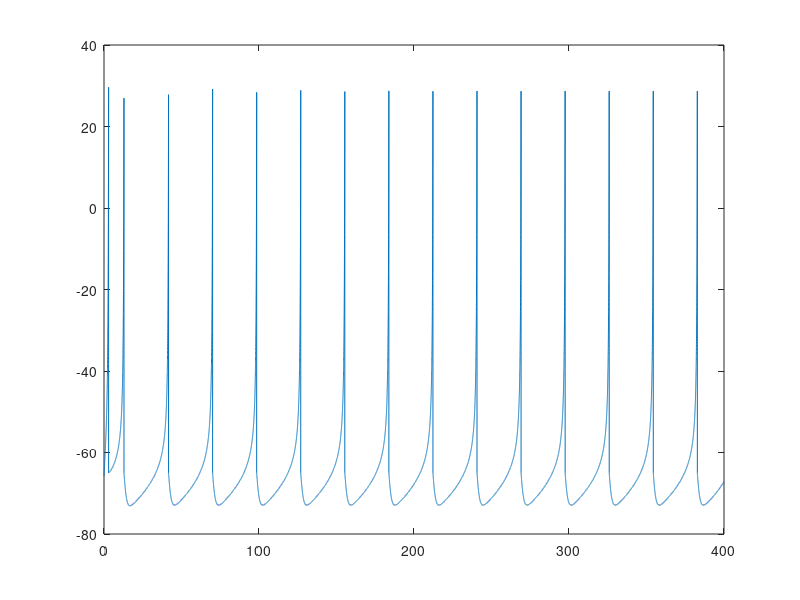
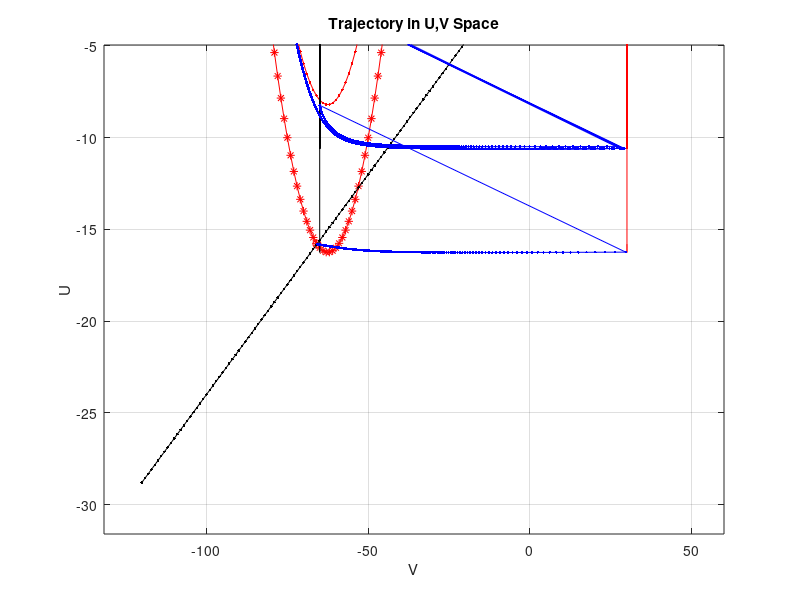
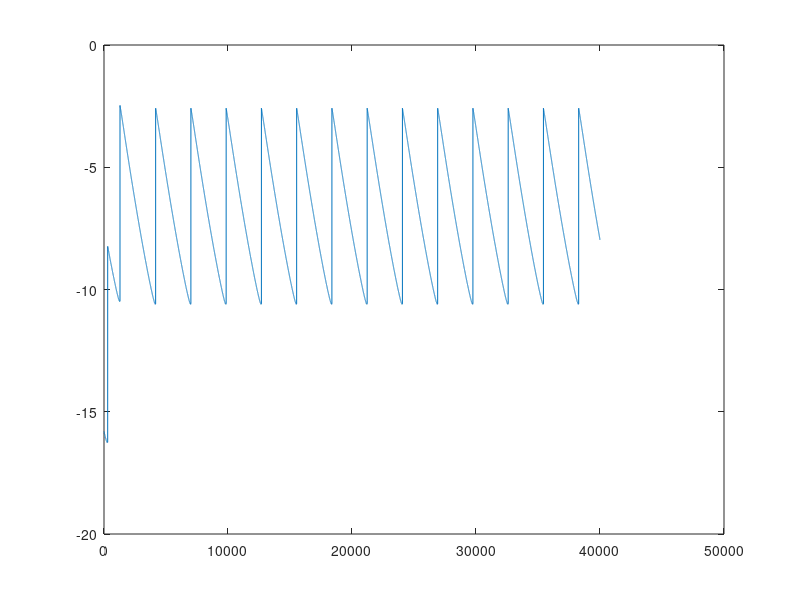
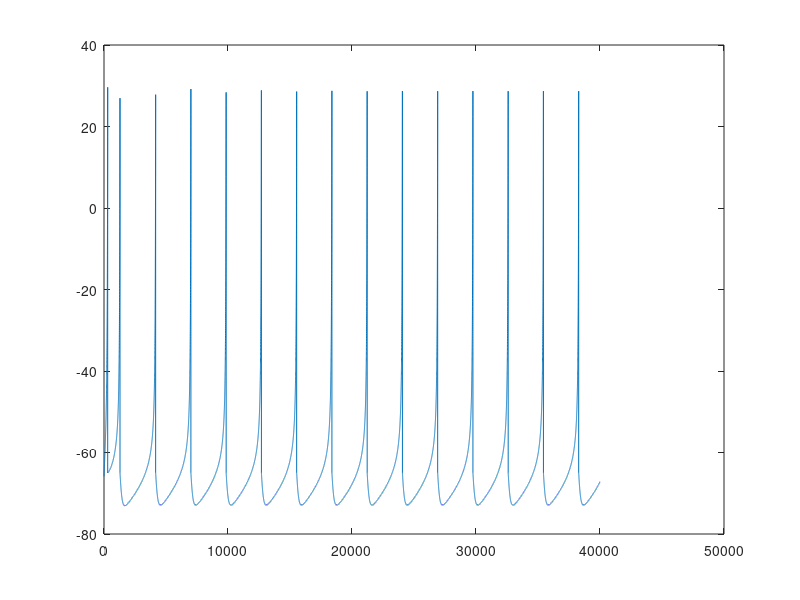

The MATLAB source for these figures, in order:
%izhikevich paper - neuron code
clear all; close all;
nI=5; %I/I_crit;
% v' equation  parameters for Izhikevich
p=0.04;
q=5;
r=140;

% u' parameters
a=0.02; 
b=0.24; 
% reset parameter
c=-65;
d=8;
% c=-50;
% d=2;
Vt=30; 

N=1; %number of current levels

%finding parabola origin
v1=(-q+sqrt(q.^2-4*p*r))./2/p;
v2=(-q-sqrt(q.^2-4*p*r))./2/p;
v0=0.5*(v1+v2); % origin of v'
u0=p.*v0.^2+q.*v0+r; % origin of v'

%steady state
v_steady=(-q+b-sqrt((q-b).^2-4*p*r))./2/p;
u_steady=p.*v_steady.^2+q.*v_steady+r;


%slope match point 
v_match=(b-q)./(2*p); % v_match is where u'is tangent to v' line
I_crit=v_match.*b-(p.*v_match.^2+q.*v_match+r); % critical current is offset of U at v_match for u'and v' lines

% define the (u,v) space
v=[-120:1:50];
u=[u0:1:5];
[UU,VV]=meshgrid(u,v);

% calculating time evolution
T=400000e-3; % total time
del_T=0.01; % discretization
t=[0:del_T:T]; % vector


% use steady state to initialze I, U and V
V=v_steady.*ones(N,length(t)); % initializing the matrix
U=u_steady.*ones(N,length(t));% initializing the matrix
I=nI.*I_crit*ones(N,length(t)); %linearly increasing current above threshold

% generating 3D

for count=1:length(t)-1
    % 4th order RK method for coupled ODE
    k1= p.*(V(:,count)).^2+q.*(V(:,count))+r-U(:,count)+I(:,count);
    l1= a*(b*(V(:,count)-U(:,count)));

    k2= p.*(V(:,count)+del_T*k1./2).^2+q.*(V(:,count)+del_T*k1./2)+r-U(:,count)-+del_T*l1./2+I(:,count);
    l2= a*(b*(V(:,count)+del_T*k1./2-U(:,count)-+del_T*l1./2));

    k3= p.*(V(:,count)+del_T*k2./2).^2+q.*(V(:,count)+del_T*k2./2)+r-U(:,count)-+del_T*l2./2+I(:,count);
    l3= a*(b*(V(:,count)+del_T*k2./2-U(:,count)-+del_T*l2./2));
   
    k4= p.*(V(:,count)+del_T*k3).^2+q.*(V(:,count)+del_T*k3)+r-U(:,count)-+del_T*l3+I(:,count);
    l4= a*(b*(V(:,count)+del_T*k3-U(:,count)-+del_T*l3));

    V(:,count+1)=V(:,count)+(del_T/6)*(k1+2*k2+2*k3+k4);
    U(:,count+1)=U(:,count)+(del_T/6)*(l1+2*l2+2*l3+l4);
    
    %dwhat(count)=d;
    
U(:,count+1)= (U(:,count+1)).*(V(:,count+1)<Vt)+(U(:,count+1)+d).*(V(:,count+1)>Vt); %(U(:,count+1))*(V(:,count+1)>Vt)+
% order is critical as V(:,count+1) should not be changed before U is
% modified.
V(:,count+1)= (V(:,count+1)).*(V(:,count+1)<Vt)+c.*(V(:,count+1)>Vt); % not explicitly issueing spikes

end
figure(1); plot(t,V);
figure(5); plot(v_steady, u_steady, 'ro-'); hold on; plot(v, p.*v.^2+q.*v+r+nI*I_crit, 'r.-'); hold on; plot(v, p.*v.^2+q.*v+r, 'r*-'); hold on;plot(v, b.*v, 'k.-');  
hold on; plot(Vt.*ones(1,length(U)), U, 'r-');hold on; plot(c.*ones(1,length(U)), U, 'k-');plot(V, U, 'b.-'); xlabel('V'); ylabel('U'); title('Trajectory in U,V Space'); grid on; axis([2*v_steady 2*Vt 2*u_steady 2*max(max(U))]);hold off; 
figure(6)
plot(U)
figure(7)
plot(V)